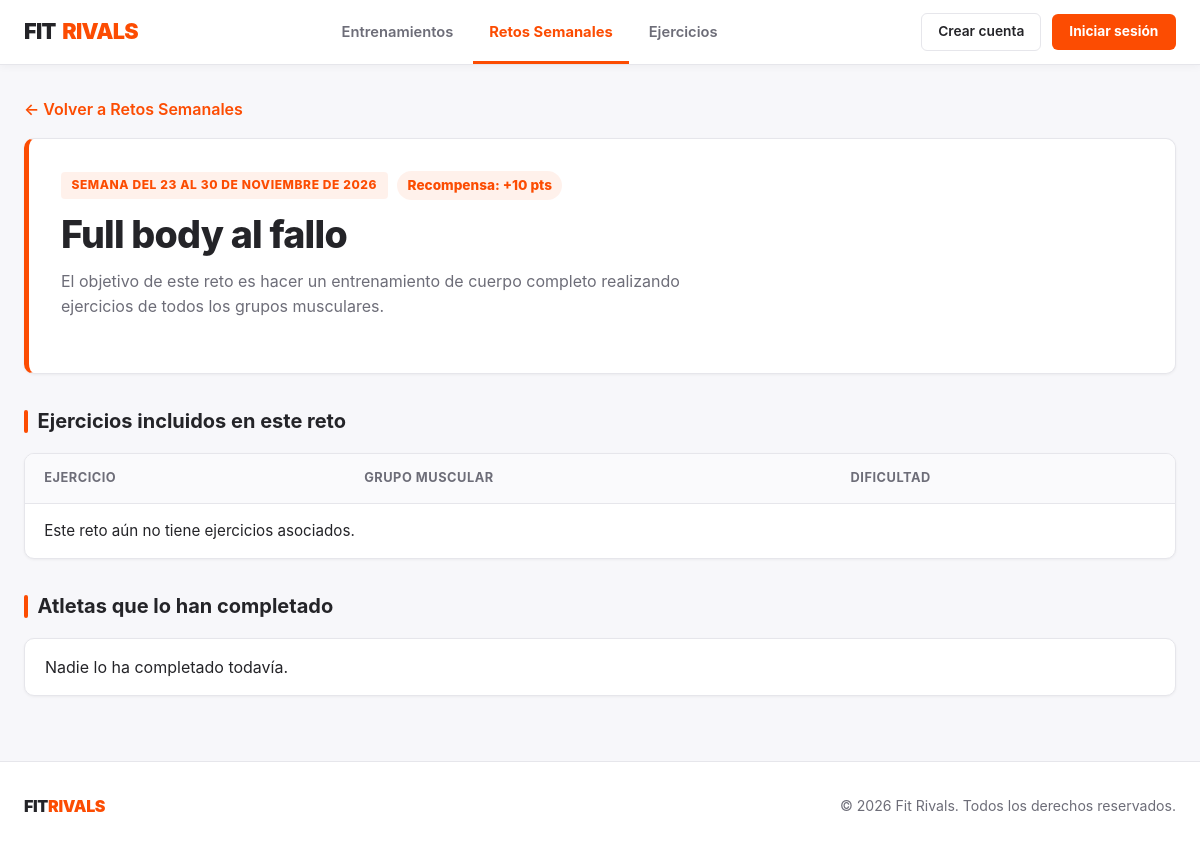
Page /retos/1/ on the earlier database version.
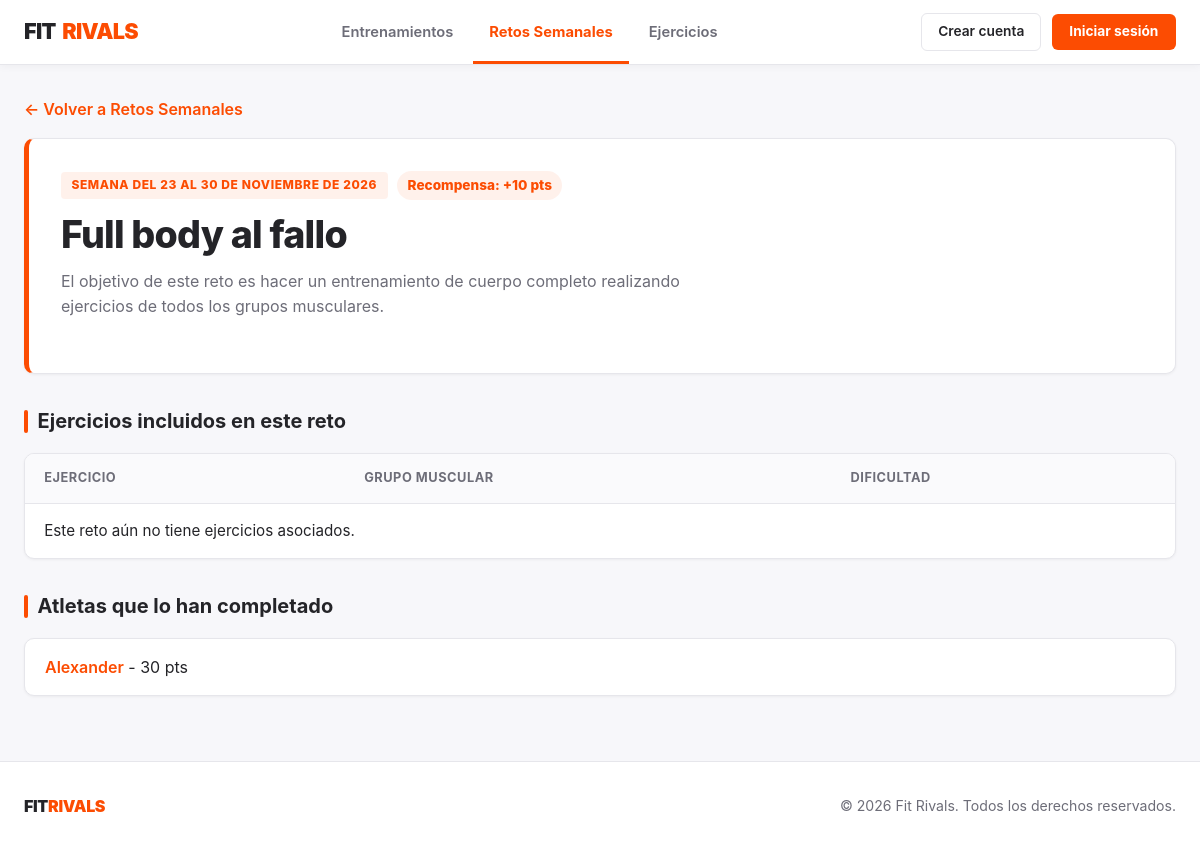
Same page on the later database version.
### FitrivalsApp/models.py (models this page shows, shortened)
class Usuario(models.Model):
    nombre = models.CharField(max_length=100, unique=True)
    email = models.EmailField(unique=True)
    password = models.CharField(max_length=128)
    fecha_alta = models.DateField(auto_now_add=True)
    puntos = models.IntegerField(default=0)

### FitrivalsApp/views.py (the view)
# urls.py: path('retos/<int:pk>/', views.RetoDetailView.as_view(), name='detalle_reto'),
class RetoDetailView(DetailView):
    model = Reto
    template_name = 'retos/detalle.html'
    context_object_name = 'reto'

### FitrivalsApp/templates/retos/detalle.html (shortened to what this page needs)
{% extends 'base.html' %}
{% block content %}
<p><a href="{% url 'lista_retos' %}">&larr; Volver a Retos Semanales</a></p>
<div class="hero-card" style="margin-bottom: 2rem;">
    <div style="display: flex; flex-wrap: wrap; gap: 0.6rem; align-items: center; margin-bottom: 0.75rem;">
        <span class="badge-orange" style="margin-bottom: 0;">
            Semana del {{ reto.fecha_inicio|date:"j" }} al {{ reto.fecha_fin|date:"j \d\e F \d\e Y" }}
        </span>
        <span class="points-badge" style="margin-bottom: 0;">Recompensa: +{{ reto.puntos_recompensa }} pts</span>
    </div>
    <h1>{{ reto.nombre }}</h1>
    <p>{{ reto.descripcion }}</p>
</div>
<h2>Ejercicios incluidos en este reto</h2>
<div class="strava-table-wrapper" style="margin-bottom: 2rem;">
    <table class="strava-table">
        <thead>
            <tr>
                <th>Ejercicio</th>
                <th>Grupo Muscular</th>
                <th>Dificultad</th>
            </tr>
        </thead>
        <tbody>
            {% for ej in reto.ejercicios.all %}
            <tr>
                <td><a href="{% url 'detalle_ejercicio' ej.pk %}">{{ ej.nombre }}</a></td>
                <td>{{ ej.get_grupo_muscular_display }}</td>
                <td>{{ ej.get_dificultad_display }}</td>
            </tr>
            {% empty %}
            <tr>
                <td colspan="3">Este reto aún no tiene ejercicios asociados.</td>
            </tr>
            {% endfor %}
        </tbody>
    </table>
</div>
<h2>Atletas que lo han completado</h2>
<ul>
    {% for atleta in reto.completado_por.all %}
        <li><a href="{% url 'detalle_usuario' atleta.pk %}">{{ atleta.nombre }}</a> - {{ atleta.puntos }} pts</li>
    {% empty %}
        <li>Nadie lo ha completado todavía.</li>
    {% endfor %}
</ul>
{% endblock %}

Differences in the rows shown:
added Usuario: nombre "Alexander", puntos "30"
Other differences:
text no longer shown: "Nadie lo ha completado todavía."
